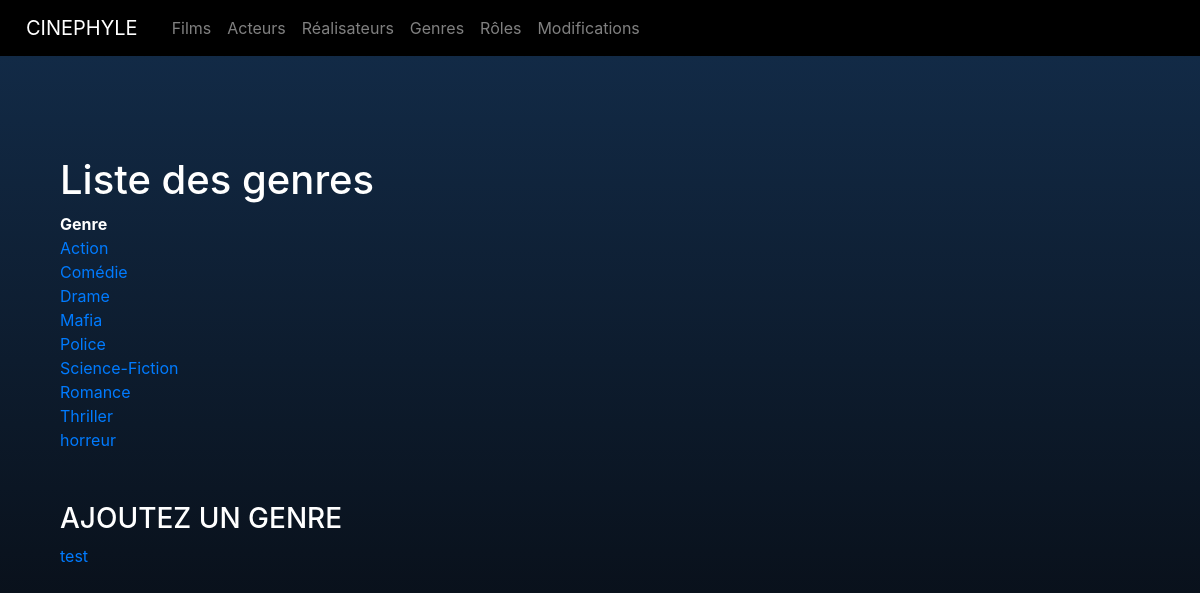
Page /appli/index.php?action=listGenres on the committed database.
### tables this page shows
CREATE TABLE IF NOT EXISTS `genre` (
  `id_genre` int NOT NULL AUTO_INCREMENT,
  `libelle` varchar(50) DEFAULT NULL,
  PRIMARY KEY (`id_genre`)
);

### appli/controller/GenreController.php (called while the page is built, shortened)
<?php
class GenreController {
    public function listGenres() {
        $pdo = Connect::seConnecter();
        $requeteGenre = $pdo->query("
            SELECT
            id_genre,
            libelle
            FROM genre
            ");
            require "view/Genres/listGenres.php";
        }
    }

### appli/view/Genres/listGenres.php (the view, shortened to what this page needs)
<?php
$titre_secondaire = "Liste des genres";
?>
<h1><?= $titre_secondaire ?></h1>
<div>
    <table>
        <thead>
            <tr>
                <th scope="row" colspan="2">Genre</th>
            </tr>
        </thead>
        <tbody>
            <?php
            foreach($requeteGenre->fetchAll() as $genre) { ?>
                    <tr>
                        <td>
                            <a class="filmLink" href="index.php?action=detailsGenre&id=<?= $genre['id_genre']?>"><?= $genre['libelle']?></a>
                        </td>
                    </tr>
            <?php } ?>
        </tbody>
    </table>
</div>
<div class="miaou">
    <h3 >AJOUTEZ UN GENRE</h3>
    <a href="index.php?action=ajoutGenre">test</a>
</div>
<?php
require "view/template.php" ;

### appli/public/css/main.css (style rules this page uses)
* { padding: 0; margin: 0; vertical-align: top; box-sizing: border-box; font-family: "Inter", sans-serif; }
a { color: #ffffff; }
.miaou { padding-top: 50px; }

### rows in the picture
genre: libelle "Action"
genre: libelle "Comédie"
genre: libelle "Drame"
genre: libelle "Mafia"
genre: libelle "Police"
genre: libelle "Science-Fiction"
genre: libelle "Romance"
genre: libelle "Thriller"
genre: libelle "horreur"

### other values in the picture
$titre_secondaire "Liste des genres"
